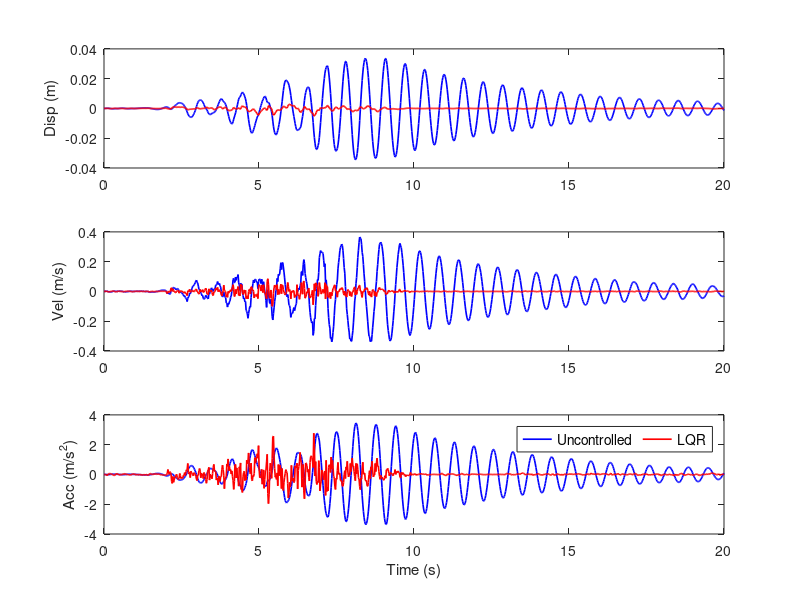

MATLAB code to generate this figure: (Note: this script raises an error after producing the figure.)
clear
disp_uncont = load('data/Uncontrolled/disp_uncont.mat').displacement;
disp_lqr = load('data/testing_response/disp_LQR.mat').displacement;

vel_uncont = load('data/Uncontrolled/vel_uncont.mat').velocity;
vel_lqr = load('data/testing_response/vel_LQR.mat').velocity;

acc_uncont = load('data/Uncontrolled/acc_uncont.mat').acceleration;
acc_lqr = load('data/testing_response/acc_LQR.mat').acceleration;

t = linspace(0,20,1000);

fig1 = figure('Color','white','Position',[400 80 1*1000 1*500]);
subplot(3,1,1)
plot(t,disp_uncont,'LineWidth',1.2,'Color','blue')
hold on
plot(t,disp_lqr,'LineWidth',1.2,'Color','red')
ylabel('Disp (m)','FontSize',11)

subplot(3,1,2)
plot(t,vel_uncont,'LineWidth',1.2,'Color','blue')
hold on
plot(t,vel_lqr,'LineWidth',1.2,'Color','red')
ylabel('Vel (m/s)','FontSize',11)

subplot(3,1,3)
plot(t,acc_uncont,'LineWidth',1.2,'Color','blue')
hold on
plot(t,acc_lqr,'LineWidth',1.2,'Color','red')
xlabel('Time (s)','FontSize',11)
ylabel('Acc (m/s^2)','FontSize',11)

legend({'Uncontrolled','LQR'},'Position',[0.47 0.905 0.1 0.12],'Orientation','horizontal','FontSize',10);

export_fig('plots\LQR_vs_Uncontrolled',"-png")